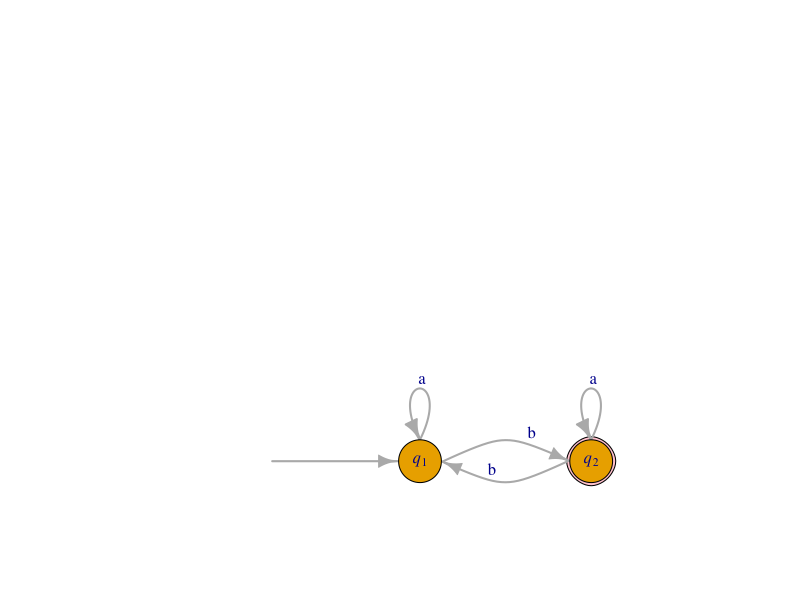
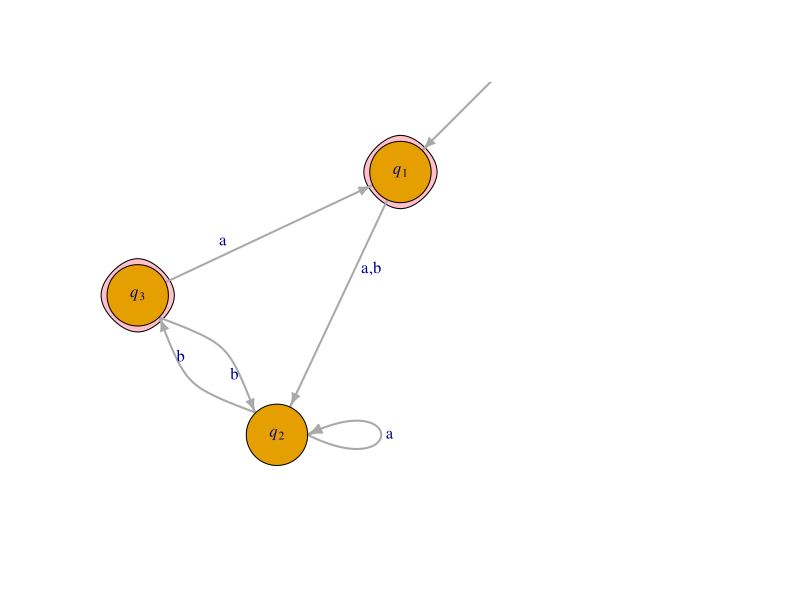

Source code (R) for these figures, in order:
## ---- chunk 1
set.seed(11720)
fnames <- sample(c("Sam", "James", "Drake", "Wesley", "Sophia", "Carolyn", "Trevor", "Tristan", "Ryley"))
## ---- chunk 2
library(igraph)
a3 <- graph_from_literal(" "-+q1-+q2-+q1-+q1, q2-+q2, simplify=FALSE)
coords <- layout_on_grid(a3, width = 3)
plot(a3, 
     edge.curved = c(0, 0.5, 0.5, 0.5, 0.5), 
     layout=coords,
     vertex.size = 25,
     vertex.shape = c("none", "circle", "circle"),
     vertex.label = c(" ", expression(italic(q)[1]), expression(italic(q)[2])),
     edge.loop.angle=3.14*1.5,
     mark.groups = list(3), mark.shape = 0.7, mark.col = "pink", mark.border = "black",
     vertex.label.cex = 1,
     edge.label = c("","    b\n","  b\n"," a\n"," a\n"), 
     edge.label.cex = 1,
     edge.width = 2)
## ---- chunk 3
library(igraph)
a3 <- graph_from_literal(" "-+q1-+q2-+q3-+q1, q3-+q2-+q2, simplify=FALSE)
#coords <- matrix(c(-3,0, 0,0, 3,0, 1.5, -1), nrow = 4, byrow=TRUE)
set.seed(3321)
coords <- layout_nicely(a3)
plot(a3, 
     edge.curved = c(0, 0, 0.5, 0, 0.5, 0.5), 
     layout=coords,
     vertex.size = 25,
     vertex.shape = c("none", "circle", "circle", "circle"),
     vertex.label = c(" ", expression(italic(q)[1]), expression(italic(q)[2]), expression(italic(q)[3])),
     edge.loop.angle=3.14*0,
     mark.groups = list(2,4), mark.shape = .6,  mark.col = "pink", mark.border = "black",
     vertex.label.cex = 1,
     edge.label = c("", "        a,b", "b\n", "a      \n", "\nb", "    a"), 
     edge.label.cex = 1,
     edge.width = 2,
     edge.arrow.size=0.7,
     ylim = c(-1.02,0.2), xlim=c(-1,1.3))
